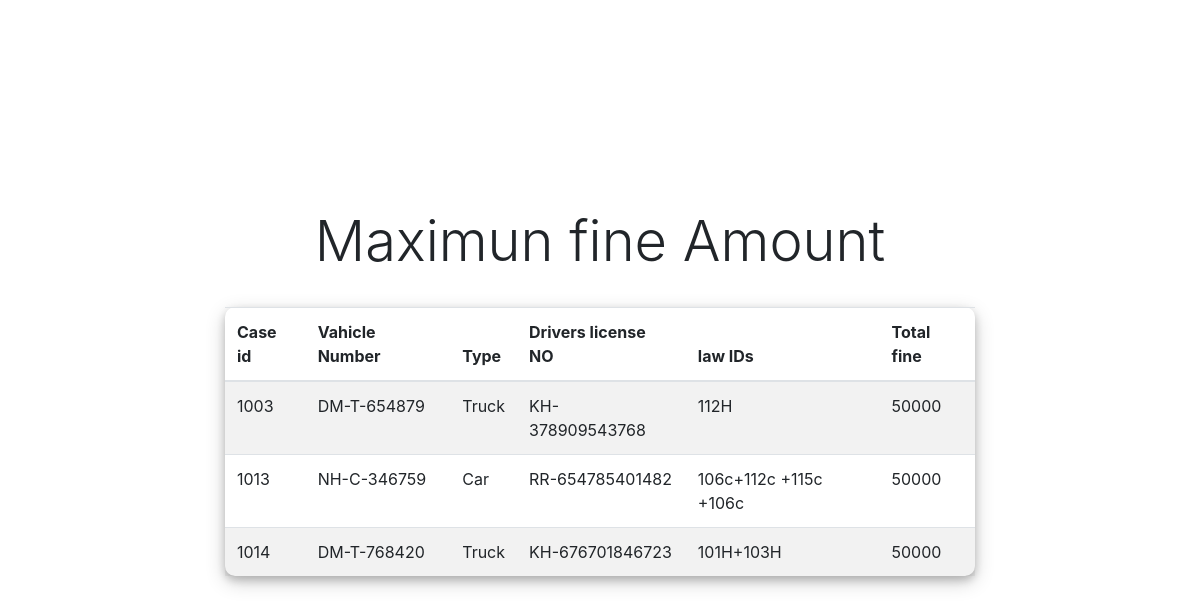
Screenshot of /maxfine.php with the database file from the repository.
### tables this page shows
CREATE TABLE `cases` (
  `Case_id` int(11) NOT NULL,
  `Vahicle_Number` varchar(15) DEFAULT NULL,
  `Occur_time` date DEFAULT current_timestamp(),
  `city` varchar(20) DEFAULT NULL,
  `location` varchar(20) DEFAULT NULL,
  `law_id1` varchar(50) DEFAULT NULL,
  `Total_fine` int(11) DEFAULT NULL,
  `last_pay_date` date DEFAULT '2022-06-23',
  `Case_Status` varchar(10) DEFAULT 'unpaid'
);

CREATE TABLE `vahicle` (
  `Number` varchar(11) NOT NULL,
  `Type` varchar(50) DEFAULT NULL,
  `Brand` varchar(50) DEFAULT NULL,
  `Model` varchar(50) DEFAULT NULL,
  `Years` int(11) DEFAULT NULL,
  `Color` varchar(50) DEFAULT NULL,
  `Driver` varchar(15) DEFAULT NULL
);

### Subquery/maxfine.php (called while the page is built)
<?php
include "DB_connect.php";
$sql = "SELECT cases.Case_id,vahicle.Number,vahicle.Type,vahicle.Driver,cases.law_id1,cases.Total_fine
FROM vahicle CROSS JOIN cases ON vahicle.Number = cases.Vahicle_Number
WHERE cases.Total_fine =(SELECT MAX(Total_fine)
               FROM cases)";
$result = mysqli_query($conn, $sql);

### maxfine.php (the view, shortened to what this page needs)
<?php include "Subquery/maxfine.php"; ?>
<!DOCTYPE html>
<html>
<head>
	<link rel="stylesheet" href="https://maxcdn.bootstrapcdn.com/bootstrap/4.0.0/css/bootstrap.min.css">
    <link rel="stylesheet" href="css/style.css">
</head>
<body>
	<div class="container">
		<div class="box">
			<h4 class="display-4 text-center">Maximun fine Amount </h4><br>
			<?php if (mysqli_num_rows($result)) { ?>
			<table class="table table-striped">
			  <thead>
			    <tr>
			      <th scope="col">Case id </th>
                  <th scope="col">Vahicle Number  </th>
                  <th scope="col">Type </th>
                  <th scope="col">Drivers license NO </th>
                  <th scope="col">law IDs </th>
                  <th scope="col">Total fine </th>
			    </tr>
			  </thead>
			  <tbody>
			  	<?php
			  	   while($rows = mysqli_fetch_assoc($result)){
			  	 ?>
			    <tr>
			      <td><?=$rows['Case_id']?></td>
			      <td><?php echo $rows['Number']; ?></td>
                  <td><?=$rows['Type']?></td>
                  <td><?=$rows['Driver']?></td>
                  <td><?php echo $rows['law_id1']; ?></td>
                  <td><?=$rows['Total_fine']?></td>
			    </tr>
			    <?php } ?>
			  </tbody>
			</table>
			<?php } ?>
		</div>
	</div>
</body>
</html>

### css/style.css (style rules this page uses)
.container { min-height: 100vh; display: flex; justify-content: center; align-items: center; flex-direction: column; }
.box { width: 750px; }
.container table { padding: 20px; border-radius: 10px; box-shadow: 0 4px 8px 0 rgba(0, 0, 0, 0.2), 0 6px 20px 0 rgba(0, 0, 0, 0.19); }

### rows the page displays
cases: Case_id "1003", Vahicle_Number.Number "DM-T-654879", Vahicle_Number.Type "Truck", Vahicle_Number.Driver "KH-378909543768", law_id1 "112H", Total_fine "50000"
cases: Case_id "1013", Vahicle_Number.Number "NH-C-346759", Vahicle_Number.Type "Car", Vahicle_Number.Driver "RR-654785401482", law_id1 "106c+112c +115c +106c", Total_fine "50000"
cases: Case_id "1014", Vahicle_Number.Number "DM-T-768420", Vahicle_Number.Type "Truck", Vahicle_Number.Driver "KH-676701846723", law_id1 "101H+103H", Total_fine "50000"
